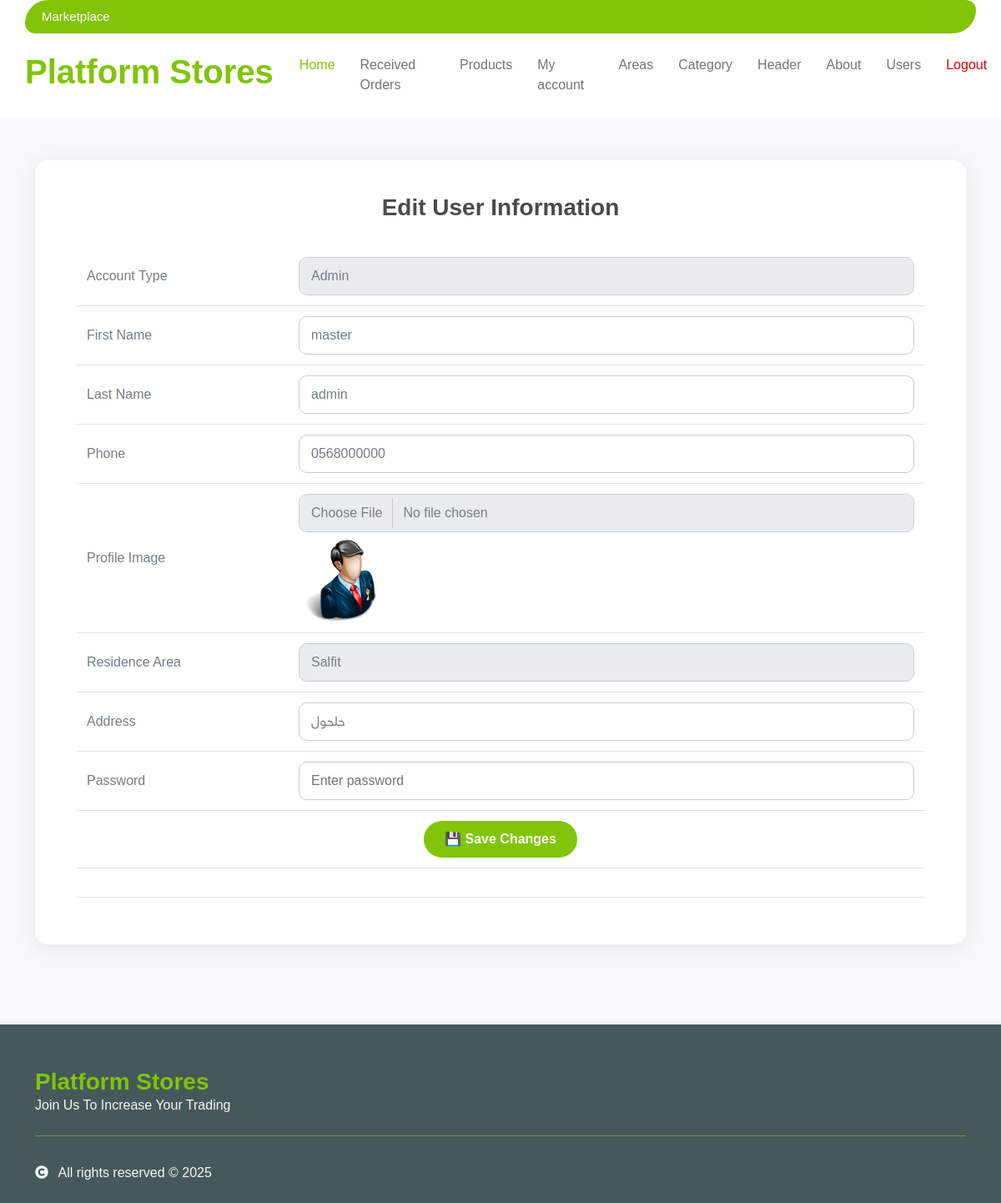
The page /users_template.php?action=edit_row&row_id=3 (signed in) on the database its author committed.
### tables this page shows
CREATE TABLE `users` (
  `id` int NOT NULL,
  `fullname` varchar(15) DEFAULT NULL,
  `nickname` varchar(15) DEFAULT NULL,
  `img` varchar(55) DEFAULT NULL,
  `phone` varchar(20) DEFAULT NULL,
  `password` varchar(200) DEFAULT NULL,
  `area_id` int DEFAULT NULL,
  `address` text,
  `latitude` varchar(20) DEFAULT NULL,
  `longitude` varchar(20) DEFAULT NULL,
  `user_role_account` int NOT NULL DEFAULT '3' COMMENT '1.admin 2.seller 3.buyer',
  `is_canceled_row` tinyint(1) NOT NULL DEFAULT '0'
);

CREATE TABLE `area` (
  `id` int NOT NULL,
  `name` varchar(100) DEFAULT NULL,
  `is_canceled_row` tinyint NOT NULL DEFAULT '0'
);

### users_template.php (the view, shortened to what this page needs)
<?php
include "header.php";
?>
<br><br>
<div class="container-fluid py-5"></div>
<div class="container py-5" dir="ltr">
  <div class="form-container">
    <h3>
      <?php echo ($_GET['action'] == 'edit_row') ? "Edit User Information" : "Add New User"; ?>
    </h3>
<?php
$action_function = "add_row";
if ($_GET['action'] == 'edit_row' || $_GET['action'] == 'view_data') {
  if (isset($_SERVER['HTTP_REFERER'])) {
    $row_id = intval($_GET['row_id']);
    $sql = "SELECT * FROM users WHERE users.id='$row_id'";
    $query = mysqli_query($connect, $sql);
    $row = mysqli_fetch_array($query);
    $fullname = htmlspecialchars($row['fullname']);
    $area_id = $row['area_id'];
    $user_role_account = $row['user_role_account'];
    $nickname = $row['nickname'];
    $address = $row['address'];
    $phone = $row['phone'];
    $img = htmlspecialchars($row['img']);
    $src = "uploads/$img";
    $element_image = '<img src="' . $src . '" style="max-width:100px;max-height:100px;border-radius:8px;"/>';
  } else {
    die("Invalid request.");
  }
}
if ($_GET['action'] == 'edit_row') {
  $action_function = "edit_row";
}
?>
<table class="table" style="font-size:1em;width:100%;">
  <tr>
    <td width="25%">Account Type</td>
    <td>
      <select class="form-control" name="user_role_account" required="required">
        <option value="1" <?php if ($user_role_account == 1) echo "selected"; ?>>Admin</option>
      </select>
    </td>
  </tr>
  <tr>
    <td>First Name</td>
    <td><input type="text" name="fullname" class="form-control" required value="<?php echo $fullname; ?>" /></td>
  </tr>
  <tr>
    <td>Last Name</td>
    <td><input type="text" name="nickname" class="form-control" required value="<?php echo $nickname; ?>" /></td>
  </tr>
  <tr>
    <td>Phone</td>
    <td><input type="text" name="phone" class="form-control" required value="<?php echo $phone; ?>" /></td>
  </tr>
  <tr>
    <td>Profile Image</td>
    <td>
      <input type="file" name="img" class="form-control"/>
      <div class="mt-2"><?php echo $element_image; ?></div>
    </td>
  </tr>
  <tr>
    <td>Residence Area</td>
    <td>
      <select class="form-control" name="area_id" id="area_id">
        <?php
        $query_area = mysqli_query($connect, "SELECT * FROM area where is_canceled_row=0 ORDER BY id DESC ");
        while ($row_area = mysqli_fetch_array($query_area)) {
        ?>
          <option value="<?php echo $row_area['id']; ?>" <?php if ($area_id == $row_area['id']) echo "selected"; ?>>
            <?php echo $row_area['name']; ?>
          </option>
        <?php } ?>
      </select>
    </td>
  </tr>
  <tr>
    <td>Address</td>
    <td><input type="text" name="address" class="form-control" value="<?php echo $address; ?>" /></td>
  </tr>
  <tr>
    <td>Password</td>
    <td><input type="password" class="form-control" id="password" placeholder="Enter password" /></td>
  </tr>
  <tr class="control_showing">
    <?php
    if ($action_function == "edit_row") {
    ?>
      <td colspan="2" class="text-center">
        <button class="btn btn-success" type="submit" onclick="run_controller(this,'edit_row');">💾 Save Changes</button>
      </td>
    <?php } else { ?>
      <td colspan="2" class="text-center">
        <button class="btn btn-success" type="submit" onclick="run_controller(this,'add_row');">➕ Add User</button>
      </td>
    <?php } ?>
  </tr>
  <tr><td colspan="2" align="center"><div id="response-msg"></div></td></tr>
</table>
  </div>
</div>
<?php
include "footer.php";
?>

### assets/css/style.css (style rules this page uses)
.btn { font-weight: 600; transition: .5s; }

### users_template.php (style rules this page uses)
body { background-color: #f8f9fa; }
.form-container { background: #fff; border-radius: 15px; padding: 40px 50px; box-shadow: 0 4px 25px rgba(0, 0, 0, 0.08); transition: 0.3s; }
.form-container h3 { color: #4a4a4a; font-weight: 600; text-align: center; margin-bottom: 30px; }
.table td { padding: 12px; vertical-align: middle; }
.form-control { border-radius: 10px; border: 1px solid #ccc; padding: 10px 14px; transition: 0.3s; }
.btn-success { background-color: #81c408 !important; border: none; padding: 10px 25px; font-weight: 600; border-radius: 25px; transition: 0.3s; }

### rows shown on the page
users: user_role_account "Admin", fullname "master", nickname "admin", phone "0568000000", img (picture), area_id "Salfit", address "حلحول"
